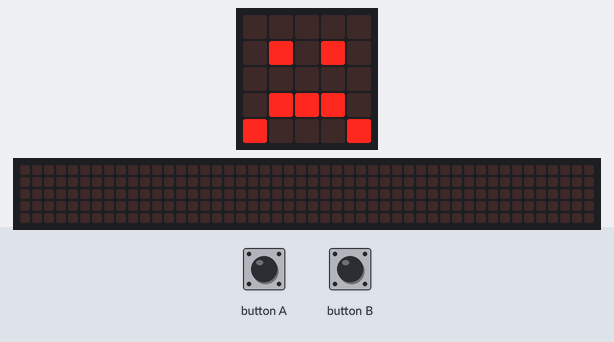
Simulated run of this program. Board: BBC micro:bit (MakeCode). On the bench: the board's 5×5 LED display, a strip that is not on the board, showing the scrolling text unrolled. Inputs (shaded band) come from the test bench. The 48×5 strip is a reading aid, not a part: it shows the text the display is scrolling, unrolled, one strip-width of it at a time.

Above: at 1.6 s.
1.7 s: button B pressed for 0.15 s
At 2.07 s:
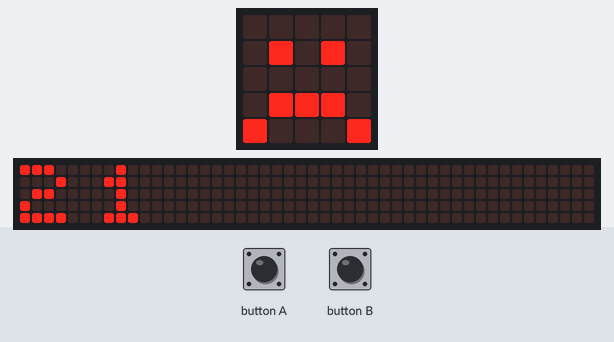
2.4 s: button A pressed for 0.15 s
3.1 s: button B pressed for 0.15 s
3.8 s: button A pressed for 0.15 s
At 8.75 s:
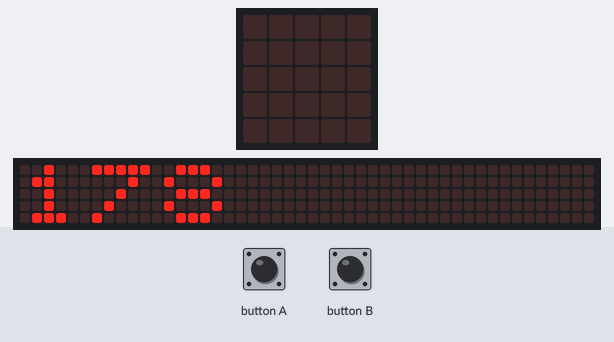
At 20.0 s:
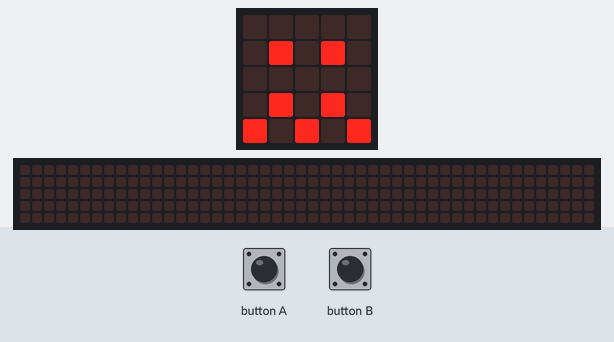
Timing chart, 0 to 21.5 s (numbered marks = the images above; inputs shaded):
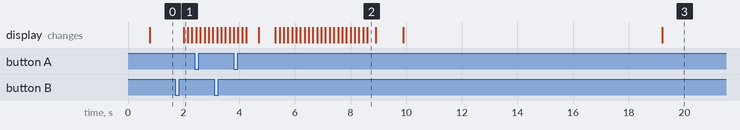

Measured:
- after the input at 1.7 s, the display: changes after 0.30 s (image 1)

The program:

main.ts
```typescript
input.onButtonPressed(Button.A, function () {
    honger += honger + 30
})
input.onButtonPressed(Button.B, function () {
    basic.showNumber(honger)
})
let honger = 0
radio.setGroup(1)
honger = 0
basic.showLeds(`
    . . . . .
    . # . # .
    . . . . .
    # . . . #
    . # # # .
    `)
basic.forever(function () {
    honger += 1
    if (honger >= 60) {
        basic.showIcon(IconNames.Skull)
        honger = 0
    } else if (honger >= 50) {
        basic.showIcon(IconNames.Angry)
    } else if (honger >= 35) {
        basic.showIcon(IconNames.Confused)
    } else if (honger >= 20) {
        basic.showIcon(IconNames.Sad)
    } else {

    }
})
```

test.ts
```typescript
// tests gaan hier; deze zal niet worden gecompileerd wanneer dit pakket wordt gebruikt als extensie.
```
